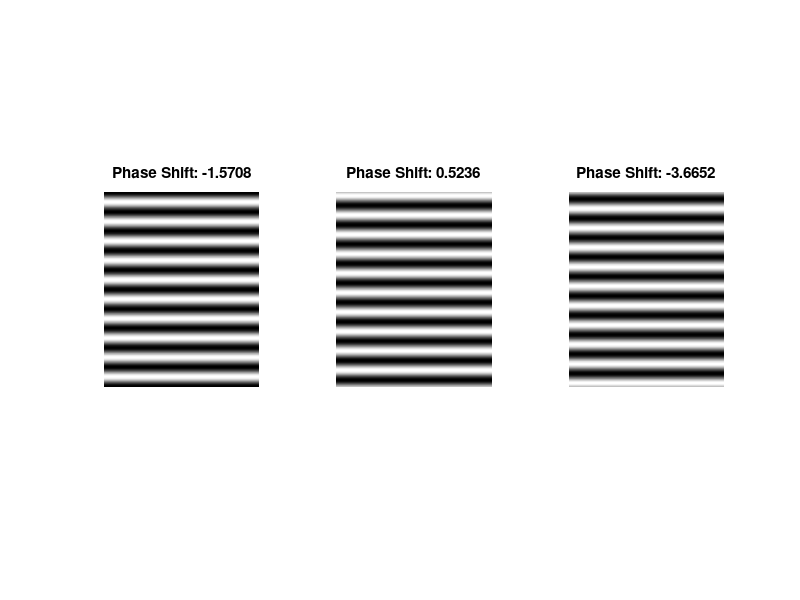

Write MATLAB code to recreate this figure.
% 이미지 크기(pixel), pattern반복 수 설정
width = 912;
height = 1140;
stripe_num = 8;

% pixel size 그리드 형성, 앞서 정한 pattern반복 수를 구현할 frequency 구현
[X, Y] = meshgrid(1:width, 1:height);
frequency = stripe_num * (1 / 912);

% intensity 최대, 최소 값 (일단, 0-255로 두었다)
min_value = 0;
max_value = 255;

% normalizing (pattern은 -1, 1의 범위를 갖는 sin함수 결과 값이다. 이걸 0-255까지 바꿔야함)
normalize = @(pattern) (pattern - min(pattern(:))) / (max(pattern(:)) - min(pattern(:))) * (max_value - min_value) + min_value;

% Phase shifting(2*pi/3씩), orginal fringe를 0으로 시작하게 하려고 -pi/2 하였다. 
phase_shifts = [-pi/2, 2*pi/3-pi/2, -2*pi/3-pi/2];

% 이미지를 표시하고 파일로 저장
figure;

% Cell array to store normalized fringe patterns
fringe_patterns_normalized = cell(1, length(phase_shifts));

for i = 1:length(phase_shifts)
    % Fringe pattern 생성
    phase_shift = phase_shifts(i);
    fringe_pattern = sin(2 * pi * frequency * Y + phase_shift); % X와 Y를 교환

    % normalizing
    fringe_pattern_normalized = normalize(fringe_pattern);
    
    % Store the normalized fringe pattern in the cell array
    fringe_patterns_normalized{i} = fringe_pattern_normalized;
    
    % subplot 및 이미지 표시, bmp로 저장
    subplot(1, length(phase_shifts), i);
    imshow(fringe_pattern_normalized, [min_value, max_value]);
    title(['Phase Shift: ' num2str(phase_shift)]);
    filename = ['fringe_pattern_shifted_normalized_' num2str(i) '.bmp'];
    imwrite(uint8(fringe_pattern_normalized), filename);
end

% Access the normalized fringe patterns using fringe_patterns_normalized{1}, fringe_patterns_normalized{2}, etc.
